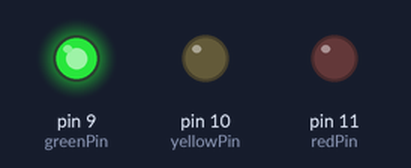
Bench run of a sketch on a simulated Arduino Uno, built with avr-gcc and run on an emulated ATmega328P. On the bench: output pins drawn as LEDs (lit = HIGH).

Above: at 1.5 s.
At 3.5 s:
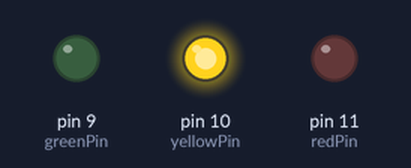
At 5.5 s:
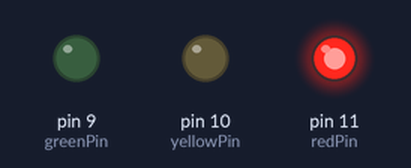
Timing chart, 0 to 9.1 s (numbered marks = the images above):
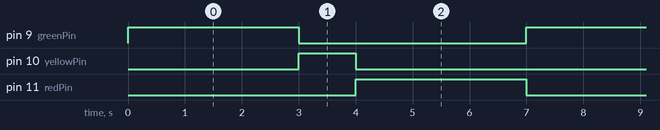

Measured:
- by itself, pin 9 (greenPin), pin 11 (redPin): alternates HIGH for 3.0 s and LOW for 4.0 s
- by itself, pin 10 (yellowPin): alternates HIGH for 1.0 s and LOW for 6.0 s
- by itself, everything shown: repeats every 7.0 s, in 4 steps

The sketch:

Exercise2_Traffic_Light.ino
```cpp
const int greenPin  = 9;
const int yellowPin = 10;
const int redPin    = 11;

void setup() {
  pinMode(greenPin,  OUTPUT);
  pinMode(yellowPin, OUTPUT);
  pinMode(redPin,    OUTPUT);
}

void loop() {
  // Green phase
  digitalWrite(greenPin, HIGH);
  delay(3000);
  digitalWrite(greenPin, LOW);

  // Yellow phase
  digitalWrite(yellowPin, HIGH);
  delay(1000);
  digitalWrite(yellowPin, LOW);

  // Red phase
  digitalWrite(redPin, HIGH);
  delay(3000);
  digitalWrite(redPin, LOW);
}
```
